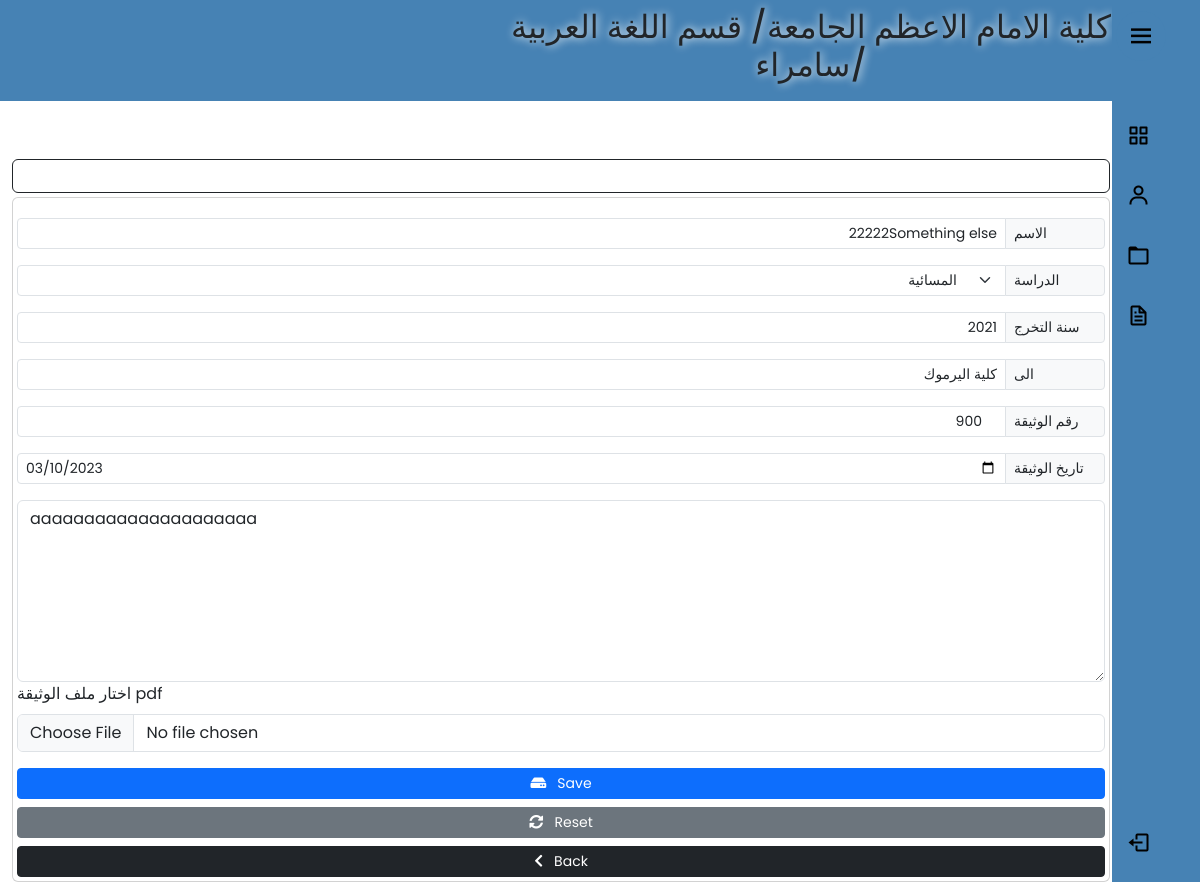
Page /studentDoc/44 (signed in) on the committed database.
### app/models.py (models this page shows, shortened)
class UserProfile(models.Model):
    user = models.OneToOneField(User,on_delete=models.PROTECT,verbose_name="اسم المستخدم")
    Dname = models.ForeignKey(Department,on_delete=models.PROTECT,verbose_name="القسم")
    Cname = models.ForeignKey(City,on_delete=models.PROTECT,verbose_name="المحافظة")
    class Meta:
        verbose_name_plural = "بروفايل المستخدمين"

class Department(models.Model):
    Dname = models.CharField(max_length=100,verbose_name="القسم")
    def __str__(self):
        return self.Dname
    class Meta:
        verbose_name_plural = "الاقسام العلمية"

class City(models.Model):
    Cname = models.CharField(max_length=100,verbose_name="المحافظة")
    def __str__(self):
        return self.Cname
    class Meta:
        verbose_name_plural = "المحافظات"

class StudentDocument(models.Model):
    study_list = (
        ("الصباحية", "الصباحية"),
        ("المسائية", "المسائية"),
    )
    user = models.CharField(max_length=100,verbose_name="اسم المستخدم")
    name = models.CharField(max_length=100,verbose_name="اسم الطالب/ة" )
    Dname = models.CharField(max_length=100,verbose_name="القسم")
    study = models.CharField(max_length=20,verbose_name="الدراسة", choices=study_list,null=True,blank=True)
    Cname = models.CharField(max_length=100,verbose_name="المحافظة")
    graduate_year = models.CharField(max_length=100,verbose_name="سنة التخرج")
    to = models.CharField(max_length=250 , verbose_name="الجهة المصدر اليها")
    Dnumber = models.CharField(max_length=20,verbose_name="رقم الوثيقة")
    Ddate = models.DateField(verbose_name="تاريخ الوثيقة",blank=True,null=True)
    note = models.TextField(blank=True,null=True)
    img_doc = models.FileField(upload_to='stdDoc/%y/',null=True,blank=True,verbose_name="صورة الوثيقة")
    img_qr = models.FileField(upload_to='stdDoc/%y/',null=True,blank=True,verbose_name="صورة الباركود")
    check_post = models.BooleanField(null=True,default=False)
    created_at = models.DateTimeField(auto_now_add=True)
    class Meta:
        verbose_name_plural = "جدول وثائق الطلبة"

### app/views.py (the view)
# urls.py: path('studentDoc/<str:std_id>', views.studentDoc,name="studentDoc"),
@cache_control(no_cache=True , must_revalidate=True,no_store=True)
@login_required(login_url='login')
def studentDoc(request, std_id):
    user = request.user.userprofile
    studentDoc = StudentDocument.objects.get(id=std_id)
    if studentDoc != None:
        studentDoc.img_doc = '../static/img/imam.png'
        print(f'studentDoc = {studentDoc.img_doc}')
        return render(request, 'edit.html', {'studentDoc': studentDoc,'user':user,})

### app/templates/edit.html (shortened to what this page needs)
{% extends 'add_patients.html' %}
{% block value-name %} value="{{studentDoc.name}}" {% endblock value-name %}
{% block option-study %} <option  style="background-color:#d3d3d3; color:red; font-weight:bold;">{{studentDoc.study}}</option>{% endblock option-study %}
{% block value-study-all %} value="{{studentDoc.study}}"   {% endblock value-study-all %}
{% block value-year %}  value="{{studentDoc.graduate_year}}"  {% endblock value-year %}
{% block value-to %} value="{{studentDoc.to}}"  {% endblock value-to %}
{% block value-Dnumber %} value="{{studentDoc.Dnumber}}"  {% endblock value-Dnumber %}
{% block value-Ddate %} value="{{studentDoc.Ddate | date:'Y-m-d'}}" {% endblock value-Ddate %}
{% block value-img_doc %} value={{studentDoc.img_doc.url}} {% endblock value-img_doc %}
{% block value-note %}{{studentDoc.note}}{% endblock value-note %}
{% block btn-content %} <i class="fas fa-hdd"></i>&nbsp;&nbsp; Save {% endblock btn-content %}
{% block btn-reset %}
<button type="reset" class="btn btn-secondary btn-sm"><i class="fas fa-sync-alt"></i>&nbsp;&nbsp; Reset</button>
{% endblock btn-reset %}
{% block Action %} action="/edit_studentDoc/" {% endblock Action %}

### app/templates/add_patients.html (shortened to what this page needs)
{% extends 'base2.html' %}
{% block content %}
     <div class="container" style="padding-top:10px;">
          <div class="row">
               <div class="col-lg-12">
                    <div class="card card-body border-dark  mt-5">
                    </div>
                    <form {% block Action %} action="/add_studentDoc/" {% endblock Action %} method="POST" enctype="multipart/form-data" class="card p-1 porder-dark mt-1">
                         <div class="input-group input-group-sm mb-3">
                              <input type="text" class="form-control text-end" name="name" id="name" placeholder="اسم الطالب/ة" required  {% block value-name %}{% endblock value-name %}>
                                <label class="input-group-text side-label">الاسم</label>
                         </div>
                          <div class="input-group input-group-sm mb-3 ">
                              <select dir="ltr" class="form-select" name="study" id="study-all" required {% block value-study-all %}{% endblock value-study-all %}>
                                   {% block option-study %}{% endblock option-study %}
                              </select>
                               <label class="input-group-text side-label">الدراسة</label>
                         </div>
                         <div class="input-group input-group-sm mb-3">
                              <input type="text" class="form-control text-end" name="year" maxlength="10" id="year_std" placeholder="سنة التخرج" required {% block value-year %}{% endblock value-year %}>
                                   <label class="input-group-text side-label">سنة التخرج</label>
                         </div>
                           <div class="input-group input-group-sm mb-3">
                              <input type="text" class="form-control text-end" name="to"  id="to" placeholder="الجهة الصادر اليها الوثيقة" required {% block value-to %}{% endblock value-to %}>
                                <label class="input-group-text side-label">الى</label>
                         </div>
                          <div class="input-group input-group-sm mb-3">
                              <input type="number" class="form-control text-end" name="Dnumber" maxlength="5" id="Dnumber" placeholder="العدد" required {% block value-Dnumber %}{% endblock value-Dnumber %}>
                                <label class="input-group-text side-label">رقم الوثيقة</label>
                          </div>
                           <div class="input-group input-group-sm mb-3">
                              <input type="date" class="form-control" name="Ddate"  id="Ddate"  required {% block value-Ddate %}{% endblock value-Ddate %}>
                                <label class="input-group-text side-label">تاريخ الوثيقة</label>
                         </div>
                         <div class="form-group">
                              <textarea class="form-control" name="note" id="note"   rows="7" placeholder="Discription is optional...">{% block value-note %}{% endblock value-note %}</textarea>
                         </div>
                          <div class="form-group">
                         <label class="form-label" for="customFile">اختار ملف الوثيقة pdf</label>
                         <input type="file" class="form-control" name='img_doc' accept="application/pdf"  id="customFile" {% block value-img_doc %}{% endblock value-img_doc %}/>
                         </div>
                         <div class="d-grid gap-2 mt-3">
                              <button type="submit" class="btn btn-primary btn-sm"  id="btn-add">
                                  {% block btn-content %} <i class="fas fa-plus"></i>&nbsp;&nbsp; اضافة {% endblock btn-content %}
                              </button>
                              {% block btn-reset %} {% endblock btn-reset %}
                              <a href="{% url 'backend' %}" class="btn btn-dark btn-sm"><i class="fas fa-chevron-left"></i>&nbsp;&nbsp; Back</a>
                         </div>
                    </form>
               </div>
          </div>
          </div>
           </div>
{% endblock content %}

### app/templates/base2.html (shortened to what this page needs)
{% load static %}
<!DOCTYPE html>
<html lang="en">
<head>
     <link rel="stylesheet" href="https://cdn.jsdelivr.net/npm/bootstrap@5.3.0-alpha1/dist/css/bootstrap.min.css">
    <link rel="stylesheet" href="https://use.fontawesome.com/releases/v5.15.4/css/all.css">
    <link rel="stylesheet" href="{% static 'css/bootstrap.css' %}">
    <link rel="stylesheet" href="{% static 'css/style.css' %}">
</head>
<body style="overflow: scroll;">
{% include 'sidebar-dark.html' %}
 <div class="wrapper">
    <header id="hpage">
      <nav class="navbar navbar-expand-id navbar-dark "  style="background-color:steelblue; text-align:center;">
        <h2 class="text-dark text-outline-primary font-effect-fire" style=" margin-left:500px; text-shadow: #fff 1px 0 10px;
        font-family: "Sofia", sans-serif;
        font-size: 20px;"> كلية الامام الاعظم الجامعة/ قسم {{user.Dname}}  /{{user.Cname}}
    </nav>
    </header>
    {% block content %}
    {% endblock content %}
         </div>
 {% include 'footer.html' %}
</body>
</html>

### std_collage/static/css/style.css (style rules this page uses)
html , body { margin: 0; max-width: 100%; }
.wrapper { min-height:100%; margin-bottom: -70px; }
.side-label { width:100px; }
select, option { text-align:right; }

### std_collage/static/css/sidebar-dark.css (style rules this page uses)
* { margin: 0; padding: 0; box-sizing: border-box; font-family: 'Poppins', sans-serif; }
:root { --body-color: white; --sidebar-color: steelblue; --primary-color: white; --primary-color-light: #F6F5FF; --toggle-color: black; --text-color: black; --tran-03: all 0.2s ease; --tran-03: all 0.3s ease; --tran-04: all 0.3s ease; --tran-05: all 0.3s ease; }
body { min-height: 100vh; background-color: var(--body-color); transition: var(--tran-05); }

### rows in the picture
UserProfile: Dname "اللغة العربية", Cname "سامراء"
StudentDocument: name "22222Something else", study "المسائية", year "2021", to "كلية اليرموك", Dnumber "900", Ddate "03/10/2023", note "aaaaaaaaaaaaaaaaaaaaa"
